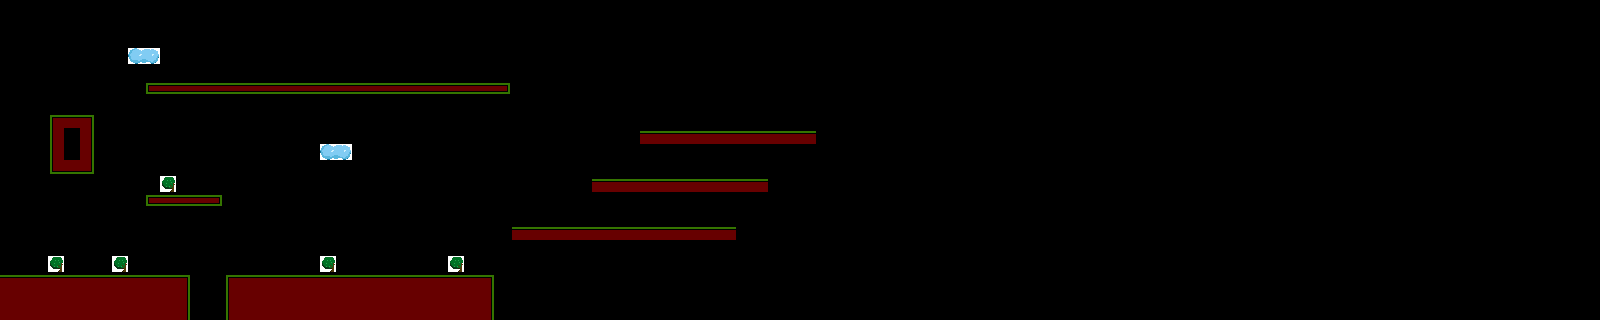

A level layout from a 2D game, rendered from its tile map. Below: a short description, then the map file with tile-grid data replaced by summaries:
An orthogonal 100x20 tile map with 16x16 px tiles, 3 tile layers (Solid, Background, Foreground), 2 tilesets.

<map version="1.0" orientation="orthogonal" width="100" height="20" tilewidth="16" tileheight="16">
 <tileset firstgid="1" name="tiledmap1" tilewidth="16" tileheight="16">
  <image source="../data/images/tiledmap1.png" width="64" height="64" />
 </tileset>
 <tileset firstgid="17" name="tiledmap2" tilewidth="16" tileheight="16">
  <image source="../data/images/tiledmap2.png" width="128" height="128" />
 </tileset>
 <layer name="Solid" width="100" height="20">
  <properties>
   <property name="level" value="1" />
   <property name="solid" value="1" />
  </properties>
  <data>[2000 cells, 161 non-empty, 12 distinct tile ids]</data>
 </layer>
 <layer name="Background" width="100" height="20">
  <properties>
   <property name="level" value="0" />
   <property name="solid" value="false" />
  </properties>
  <data>[2000 cells, 7 non-empty, 3 distinct tile ids]</data>
 </layer>
 <layer name="Foreground" width="100" height="20">
  <properties>
   <property name="level" value="2" />
   <property name="solid" value="false" />
  </properties>
  <data>[2000 cells, 2 non-empty, 1 distinct tile ids]</data>
 </layer>
</map>